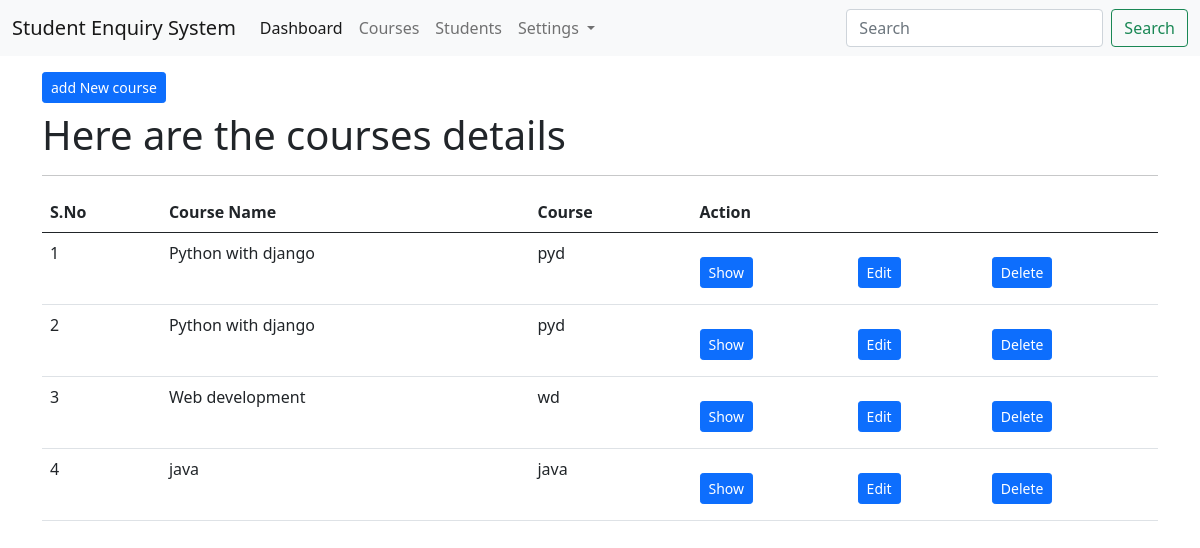
/courses/list/, run on an earlier commit of the app's database.
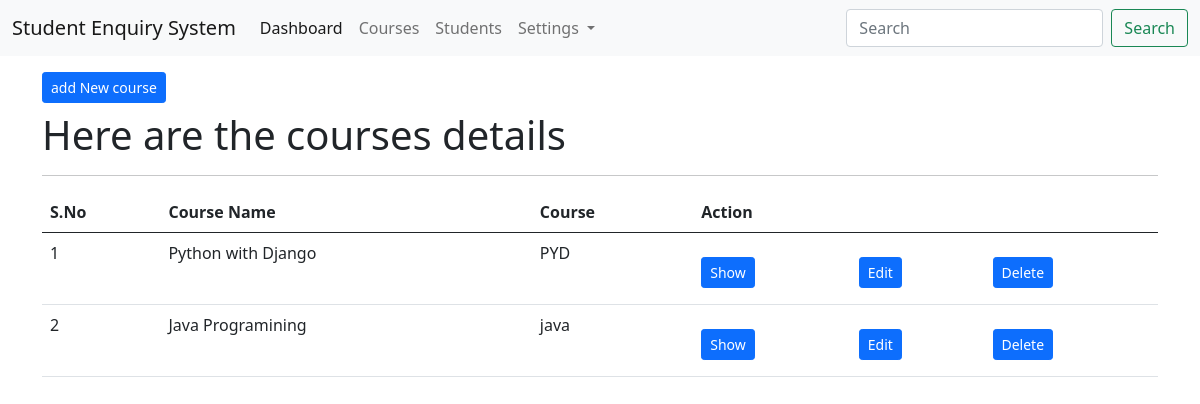
And on a later commit of the database.
### app_courses/models.py (models this page shows, shortened)
class CourseModel(models.Model):
    course_name= models.CharField(max_length=200)
    course_code= models.CharField(max_length=200)
    class Meta:
        db_table ="tbl_courses"

### app_courses/views.py (the view)
# urls.py: path('list/', views.course_index, name ='course-index'),
def course_index(request):
    courses = CourseModel.objects.all()
    context ={
        "title": "SES | Courses",
        "body_title": "Here are the courses details",
        "courses":courses
            }
    return render(request,'courses/index.html', context)

### templates/courses/index.html (shortened to what this page needs)
{% extends 'layouts/master.html' %}
{% block content %}
<div class="container">
    <a href="{% url 'course-create' %}", class="btn btn-primary btn-sm mt-3 mb-2">add New course</a>
    <h1>{{ body_title }} </h1>
    <hr>
        <table class="table table-hover">
        <thead>
            <tr>
                <th>S.No</th>
                <th>Course Name</th>
                <th>Course </th>
                <th colspan="3">Action</th>
            </tr>
        </thead>
        <tbody>
            {% for val in courses %}
            <tr>
                <td>{{ forloop.counter }}</td>
                <td>{{ val.course_name }}</td>
                <td>{{ val.course_code }}</td>
                <td><a href="{% url 'course-show' val.id %}",
                    class="btn btn-primary btn-sm mt-3 mb-2">Show</a></td>
                <td><a href="{% url 'course-edit' val.id %}",
                    class="btn btn-primary btn-sm mt-3 mb-2">Edit</a></td>
                <td><a href="{% url 'course-delete' val.id %}",
                    class="btn btn-primary btn-sm mt-3 mb-2">Delete</a></td>
            </tr>
            {% endfor %}
        </tbody>
    </table>
</div>
{% endblock %}

### templates/layouts/master.html (shortened to what this page needs)
<!doctype html>
<html lang="en">
  <head>
    <link href="https://cdn.jsdelivr.net/npm/bootstrap@5.0.2/dist/css/bootstrap.min.css" rel="stylesheet">
  </head>
  <body>
    <nav class="navbar navbar-expand-lg navbar-light bg-light">
        <div class="container-fluid">
          <a class="navbar-brand" href="#">Student Enquiry System</a>
          <div class="collapse navbar-collapse" id="navbarSupportedContent">
            <ul class="navbar-nav me-auto mb-2 mb-lg-0">
              <li class="nav-item">
                <a class="nav-link active" aria-current="page" href="{% url 'dashboard' %}">Dashboard</a>
              </li>
              <li class="nav-item">
                <a class="nav-link" href="{% url 'course-index' %}">Courses</a>
              </li>
              <li class="nav-item">
                <a class="nav-link" href="{% url 'student-index' %}">Students</a>
              </li>
              <li class="nav-item dropdown">
                <a class="nav-link dropdown-toggle" href="#" id="navbarDropdown" role="button" data-bs-toggle="dropdown" aria-expanded="false">
                  Settings
                </a>
              </li>
            </ul>
            <form class="d-flex">
              <input class="form-control me-2" type="search" placeholder="Search" aria-label="Search">
              <button class="btn btn-outline-success" type="submit">Search</button>
            </form>
          </div>
        </div>
    </nav>
    {% block content %}
    {% endblock %}
  </body>
</html>

What changed in the data, as far as the page shows it:
removed CourseModel: course_name "Python with django", course_code "pyd"
removed CourseModel: course_name "Python with django", course_code "pyd"
removed CourseModel: course_name "Web development", course_code "wd"
removed CourseModel: course_name "java", course_code "java"
added CourseModel: course_name "Python with Django", course_code "PYD"
added CourseModel: course_name "Java Programining", course_code "java"
